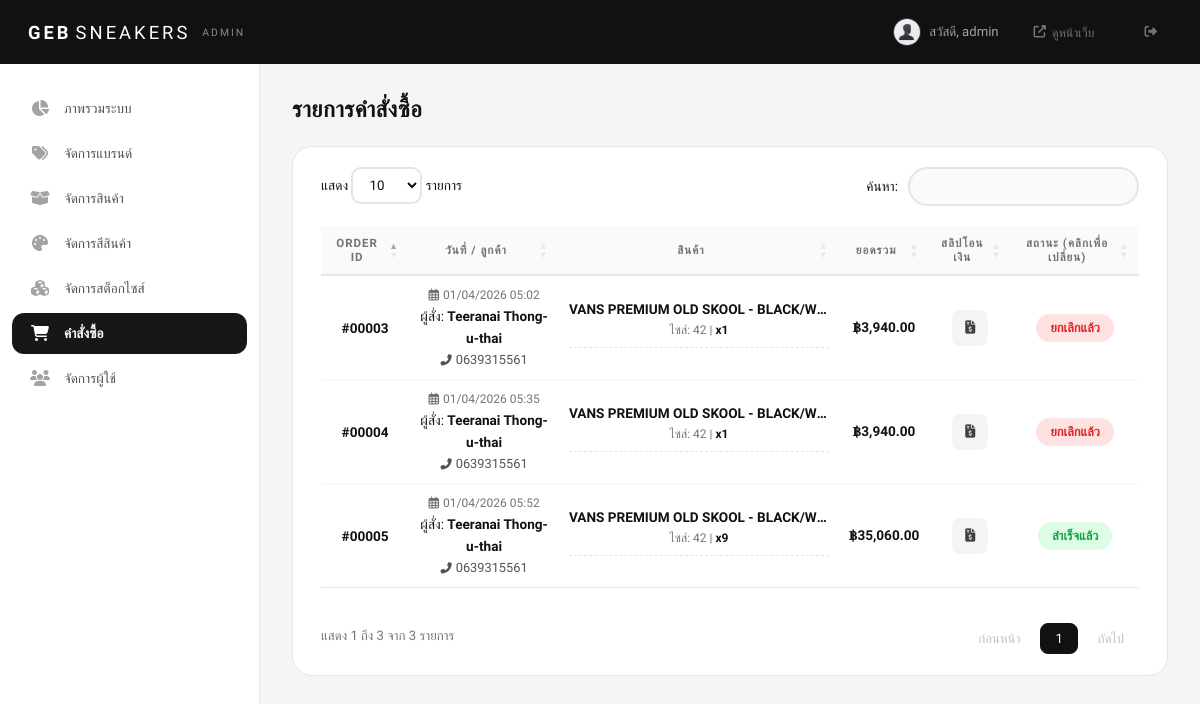
Screenshot of /admin/index.php?page=orders (signed in) with the database file from the repository.
### tables this page shows
CREATE TABLE `tb_orders` (
  `o_id` int(11) NOT NULL,
  `u_id` int(11) DEFAULT NULL,
  `addr_id` int(11) DEFAULT NULL,
  `o_fullname` varchar(100) DEFAULT NULL,
  `o_phone` varchar(20) DEFAULT NULL,
  `o_address` text DEFAULT NULL,
  `o_total` decimal(10,2) NOT NULL,
  `o_status` enum('pending','confirmed','shipped','done','cancelled') DEFAULT 'pending',
  `admin_note` text DEFAULT NULL,
  `created_at` timestamp NOT NULL DEFAULT current_timestamp(),
  `updated_at` timestamp NOT NULL DEFAULT current_timestamp() ON UPDATE current_timestamp()
);

CREATE TABLE `tb_users` (
  `u_id` int(11) NOT NULL,
  `u_username` varchar(50) NOT NULL,
  `u_password` varchar(255) NOT NULL,
  `u_fullname` varchar(100) DEFAULT NULL,
  `u_tel` varchar(20) DEFAULT NULL,
  `u_address` text DEFAULT NULL,
  `u_avatar` varchar(255) DEFAULT 'default_avatar.png',
  `u_level` enum('admin','user') DEFAULT 'user',
  `u_status` enum('active','suspended') DEFAULT 'active',
  `created_at` timestamp NOT NULL DEFAULT current_timestamp(),
  `updated_at` timestamp NOT NULL DEFAULT current_timestamp() ON UPDATE current_timestamp()
);

CREATE TABLE `tb_order_details` (
  `d_id` int(11) NOT NULL,
  `o_id` int(11) DEFAULT NULL,
  `p_id` int(11) DEFAULT NULL,
  `color_id` int(11) DEFAULT NULL,
  `size_number` varchar(10) DEFAULT NULL,
  `qty` int(11) DEFAULT NULL,
  `price_at_order` decimal(10,2) DEFAULT NULL
);

CREATE TABLE `tb_products` (
  `p_id` int(11) NOT NULL,
  `p_name` varchar(255) NOT NULL,
  `b_id` int(11) DEFAULT NULL,
  `p_price` decimal(10,2) NOT NULL,
  `p_detail` text DEFAULT NULL,
  `p_img` varchar(255) DEFAULT 'no_image.png',
  `p_status` enum('active','inactive') DEFAULT 'active',
  `created_at` timestamp NOT NULL DEFAULT current_timestamp(),
  `updated_at` timestamp NOT NULL DEFAULT current_timestamp() ON UPDATE current_timestamp()
);

### inc/function.php (called while the page is built, shortened)
<?php
function sanitize($data) {
    return htmlspecialchars(trim($data), ENT_QUOTES, 'UTF-8');
}
function formatPrice($price) {
    return '฿' . number_format($price, 2);
}

### admin/pages/orders.php (the view, shortened to what this page needs)
<?php
$resultOrders = $conn->query("SELECT o.*, u.u_fullname as user_name FROM tb_orders o LEFT JOIN tb_users u ON o.u_id = u.u_id ORDER BY o.o_id DESC");
$orders = $resultOrders->fetch_all(MYSQLI_ASSOC);
function getOrderItems($conn, $orderId) {
    $stmt = $conn->prepare("SELECT d.*, p.p_name, c.color_name FROM tb_order_details d JOIN tb_products p ON d.p_id = p.p_id LEFT JOIN tb_product_colors c ON d.color_id = c.color_id WHERE d.o_id = ?");
    $stmt->bind_param("i", $orderId);
    $stmt->execute();
    $result = $stmt->get_result();
    return $result->fetch_all(MYSQLI_ASSOC);
}
?>
<div style="display: flex; justify-content: space-between; align-items: center; margin-bottom: 24px;">
    <h1 class="admin-page-title" style="margin: 0;">รายการคำสั่งซื้อ</h1>
</div>
<div class="admin-card">
    <div class="admin-card-body" style="padding:0;">
        <table class="admin-table">
            <thead>
                <tr>
                    <th>Order ID</th>
                    <th>วันที่ / ลูกค้า</th>
                    <th>สินค้า</th>
                    <th>ยอดรวม</th>
                    <th style="text-align:center;">สลิปโอนเงิน</th>
                    <th style="text-align:center;">สถานะ (คลิกเพื่อเปลี่ยน)</th>
                </tr>
            </thead>
            <tbody>
                <?php foreach ($orders as $order): ?>
                <?php $items = getOrderItems($conn, $order['o_id']); ?>
                <tr class="order-row">
                    <td><strong>#<?php echo str_pad($order['o_id'], 5, '0', STR_PAD_LEFT); ?></strong></td>
                    <td style="text-align: left; line-height: 1.6;">
                        <span style="font-size: 0.75rem; color: var(--gray-500);"><i class="far fa-calendar-alt" style="margin-right:4px;"></i><?php echo date('d/m/Y H:i', strtotime($order['created_at'])); ?></span><br>
                        <span style="font-size: 0.85rem;">ผู้สั่ง: <strong><?php echo sanitize($order['user_name'] ?? $order['o_fullname']); ?></strong></span><br>
                        <span style="font-size:0.8rem;color:var(--gray-600);"><i class="fas fa-phone-alt" style="margin-right:4px; font-size:0.7rem;"></i><?php echo sanitize($order['o_phone']); ?></span>
                    </td>
                    <td style="text-align: left;">
                        <div style="max-width: 260px; font-size: 0.85rem; line-height: 1.5;">
                            <?php foreach ($items as $item): ?>
                                <div style="margin-bottom: 8px; padding-bottom: 8px; border-bottom: 1px dashed var(--gray-200);">
                                    <strong style="display:block; white-space:nowrap; overflow:hidden; text-overflow:ellipsis;" title="<?php echo sanitize($item['p_name']); ?>"><?php echo sanitize($item['p_name']); ?></strong>
                                    <span style="color:var(--gray-500); font-size: 0.75rem;">
                                        ไซส์: <?php echo $item['size_number']; ?> | <span style="color:var(--black); font-weight:600;">x<?php echo $item['qty']; ?></span>
                                    </span>
                                </div>
                            <?php endforeach; ?>
                        </div>
                    </td>
                    <td style="white-space: nowrap;"><strong><?php echo formatPrice($order['o_total']); ?></strong></td>
                    <td style="text-align: center;">
                        <?php
                        $stmtPay = $conn->prepare("SELECT pay_id, pay_amount, pay_status, pay_slip FROM tb_payments WHERE o_id = ? ORDER BY pay_id DESC LIMIT 1");
                        $stmtPay->bind_param("i", $order['o_id']);
                        $stmtPay->execute();
                        $resultPay = $stmtPay->get_result();
                        $payment = $resultPay->fetch_assoc();
                        $payStatus = $payment['pay_status'] ?? 'none';
                        ?>
                        <?php if ($payment && !empty($payment['pay_slip'])): ?>
                            <button type="button" class="slip-icon-btn view-slip-btn"
                                data-src="<?php echo UPLOAD_URL . 'slips/' . $payment['pay_slip']; ?>"
                                data-payid="<?php echo $payment['pay_id']; ?>"
                                data-oid="<?php echo $order['o_id']; ?>"
                                data-payamount="<?php echo $payment['pay_amount']; ?>"
                                data-ototal="<?php echo $order['o_total']; ?>"
                                data-status="<?php echo $payment['pay_status']; ?>"
                                title="สถานะชำระ: <?php echo $payment['pay_status']; ?>">
                                <i class="fas fa-file-invoice-dollar"></i>
                            </button>
                        <?php elseif ($order['o_status'] === 'pending'): ?>
                            <div class="slip-icon-btn slip-icon-missing" title="ยังไม่แจ้งโอน">
                                <i class="fas fa-exclamation-circle"></i>
                            </div>
                        <?php else: ?>
                            <span style="color:var(--gray-400);">-</span>
                        <?php endif; ?>
                    </td>
                    <td style="text-align: center;">
                        <?php
                        $btnClass = 'status-pending';
                        $statusText = 'รอดำเนินการ';
                        if ($order['o_status'] === 'confirmed') { $btnClass = 'status-confirmed'; $statusText = 'เตรียมจัดส่ง'; }
                        elseif ($order['o_status'] === 'shipped') { $btnClass = 'status-shipped'; $statusText = 'จัดส่งแล้ว'; }
                        elseif ($order['o_status'] === 'done') { $btnClass = 'status-done'; $statusText = 'สำเร็จ'; }
                        elseif ($order['o_status'] === 'cancelled') { $btnClass = 'status-cancelled'; $statusText = 'ยกเลิกแล้ว'; }
                        ?>
                        <?php if ($order['o_status'] !== 'cancelled' && $order['o_status'] !== 'done'): ?>
                            <button type="button" class="status-pill <?php echo $btnClass; ?>" onclick="openStatusModal(<?php echo $order['o_id']; ?>, '<?php echo $order['o_status']; ?>', '<?php echo $payStatus; ?>')">
                                <?php echo $statusText; ?>
                            </button>
                        <?php elseif ($order['o_status'] === 'done'): ?>
                            <div class="status-pill status-done" title="ออร์เดอร์นี้เสร็จสมบูรณ์แล้ว ไม่สามารถแก้ไขได้" style="cursor: default;">สำเร็จแล้ว</div>
                        <?php else: ?>
                            <div class="status-pill status-cancelled" title="ออร์เดอร์นี้ถูกยกเลิกแล้ว ไม่สามารถแก้ไขได้" style="cursor: default;">ยกเลิกแล้ว</div>
                        <?php endif; ?>
                    </td>
                </tr>
                <?php endforeach; ?>
            </tbody>
        </table>
    </div>
</div>

### assets/css/admin.css (style rules this page uses)
* { margin: 0; padding: 0; box-sizing: border-box; }
:root { --black: #111111; --white: #ffffff; --gray-50: #fafafa; --gray-100: #f5f5f5; --gray-200: #e5e5e5; --gray-300: #d4d4d4; --gray-400: #a3a3a3; --gray-500: #737373; --gray-600: #525252; --gray-700: #404040; --gray-800: #262626; --gray-900: #171717; --success: #16a34a; --error: #dc2626; --warning: #ea580c; --info: #2563eb; --font: 'Kanit', sans-serif; --ease: all 0.3s ease; --sidebar-w: 260px; --header-h: 64px; --radius-sm: 8px; --radius-md: 12px; --radius-lg: 16px; --radius-xl: 20px; --radius-pill: 50px; --shadow-sm: 0 1px 3px rgba(0,0,0,0.06); --shadow-md: 0 4px 12px rgba(0,0,0,0.08); --shadow-lg: 0 8px 30px rgba(0,0,0,0.1); }
body { font-family: var(--font); background: var(--gray-100); color: var(--black); min-height: 100vh; }
.admin-page-title { font-size: 1.4rem; font-weight: 800; margin-bottom: 24px; letter-spacing: 0.5px; }
.admin-card { background: var(--white); border: 1px solid var(--gray-200); border-radius: var(--radius-xl); margin-bottom: 24px; overflow: hidden; }
.admin-card-body { padding: 28px; }
.admin-table { width: 100%; border-collapse: collapse; }
.admin-table th { background: var(--gray-50); padding: 14px 16px; text-align: left; font-size: 0.72rem; font-weight: 600; text-transform: uppercase; letter-spacing: 1px; color: var(--gray-500); border-bottom: 2px solid var(--gray-200); }
.admin-table td { padding: 14px 16px; font-size: 0.85rem; border-bottom: 1px solid var(--gray-100); vertical-align: middle; }
.admin-table tr:last-child td { border-bottom: none; }

### admin/inc/header.php (style rules this page uses)
table.dataTable { border-collapse: collapse !important; border-spacing: 0; width: 100% !important; margin-bottom: 20px !important; }
table.dataTable thead th, table.dataTable thead td { border-bottom: 2px solid var(--gray-200) !important; padding: 14px 16px; font-weight: 600; text-transform: uppercase; font-size: 0.72rem; text-align: center !important; letter-spacing: 1px; color: var(--gray-500); }
table.dataTable tbody th, table.dataTable tbody td { text-align: center !important; vertical-align: middle; }
table.dataTable.no-footer { border-bottom: 1px solid var(--gray-200) !important; }

### admin/pages/orders.php (style rules this page uses)
.order-row { transition: background-color 0.2s ease, transform 0.2s ease; }
.status-pill { display: inline-flex; align-items: center; justify-content: center; padding: 6px 14px; border-radius: 9999px; font-size: 0.8rem; font-weight: 600; cursor: pointer; transition: all 0.2s ease; border: none; outline: none; }
.status-done { background-color: #dcfce3; color: #16a34a; }
.status-cancelled { background-color: #fee2e2; color: #dc2626; }
.slip-icon-btn { display: inline-flex; align-items: center; justify-content: center; width: 36px; height: 36px; border-radius: 8px; background-color: var(--gray-100); color: var(--gray-700); cursor: pointer; transition: all 0.2s ease; text-decoration: none; border: none; }

### rows the page displays
tb_orders: o_id "00005", created_at "01/04/2026 05:52", u.u_fullname "Teeranai Thong-u-thai", o_phone "0639315561", o_total "฿35,060.00", o_status "สำเร็จแล้ว"
tb_order_details: p.p_name "VANS PREMIUM OLD SKOOL - BLACK/W…", size_number "42", qty "9"
tb_orders: o_id "00004", created_at "01/04/2026 05:35", u.u_fullname "Teeranai Thong-u-thai", o_phone "0639315561", o_total "฿3,940.00", o_status "ยกเลิกแล้ว"
tb_order_details: p.p_name "VANS PREMIUM OLD SKOOL - BLACK/W…", size_number "42", qty "1"
tb_orders: o_id "00003", created_at "01/04/2026 05:02", u.u_fullname "Teeranai Thong-u-thai", o_phone "0639315561", o_total "฿3,940.00", o_status "ยกเลิกแล้ว"
tb_order_details: p.p_name "VANS PREMIUM OLD SKOOL - BLACK/W…", size_number "42", qty "1"

### other values shown
$_SESSION['u_fullname'] "admin"
